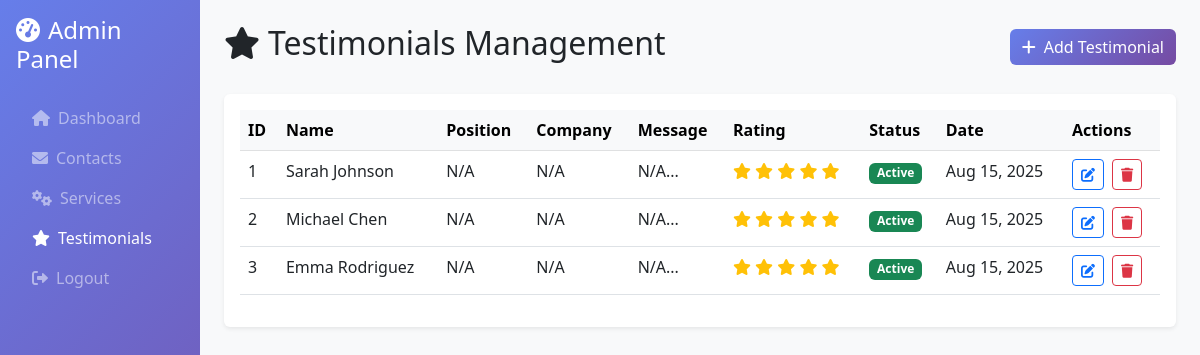
Page /testimonials.php (signed in) on the committed database.
### tables this page shows
CREATE TABLE testimonials (
    id INT AUTO_INCREMENT PRIMARY KEY,
    client_name VARCHAR(200) NOT NULL,
    company VARCHAR(200),
    position VARCHAR(200),
    testimonial TEXT NOT NULL,
    rating INT DEFAULT 5,
    client_image VARCHAR(255),
    is_active BOOLEAN DEFAULT TRUE,
    display_order INT DEFAULT 0,
    created_at TIMESTAMP DEFAULT CURRENT_TIMESTAMP
);

### testimonials.php (the view, shortened to what this page needs)
<?php
$database = new Database();
$db = $database->getConnection();
$stmt = $db->prepare("SELECT * FROM testimonials ORDER BY created_at DESC");
$stmt->execute();
$testimonials = $stmt->fetchAll(PDO::FETCH_ASSOC);
?>
<!DOCTYPE html>
<html lang="en">
<head>
    <link href="https://cdn.jsdelivr.net/npm/bootstrap@5.3.0/dist/css/bootstrap.min.css" rel="stylesheet">
    <link href="https://cdnjs.cloudflare.com/ajax/libs/font-awesome/6.0.0/css/all.min.css" rel="stylesheet">
</head>
<body>
    <div class="container-fluid">
        <div class="row">
            <div class="col-md-2 sidebar p-0">
                <div class="p-3">
                    <h4 class="text-white mb-4">
                        <i class="fas fa-tachometer-alt me-2"></i>Admin Panel
                    </h4>
                    <nav class="nav flex-column">
                        <a class="nav-link text-white-50" href="dashboard.php">
                            <i class="fas fa-home me-2"></i>Dashboard
                        </a>
                        <a class="nav-link text-white-50" href="contacts.php">
                            <i class="fas fa-envelope me-2"></i>Contacts
                        </a>
                        <a class="nav-link text-white-50" href="services.php">
                            <i class="fas fa-cogs me-2"></i>Services
                        </a>
                        <a class="nav-link text-white active" href="testimonials.php">
                            <i class="fas fa-star me-2"></i>Testimonials
                        </a>
                        <a class="nav-link text-white-50" href="logout.php">
                            <i class="fas fa-sign-out-alt me-2"></i>Logout
                        </a>
                    </nav>
                </div>
            </div>
            <div class="col-md-10 main-content p-4">
                <div class="d-flex justify-content-between align-items-center mb-4">
                    <h2><i class="fas fa-star me-2"></i>Testimonials Management</h2>
                    <button class="btn btn-primary" onclick="showAddModal()">
                        <i class="fas fa-plus me-2"></i>Add Testimonial
                    </button>
                </div>
                <div class="card">
                    <div class="card-body">
                        <?php if (empty($testimonials)): ?>
                            <div class="text-center py-4">
                                <i class="fas fa-star fa-3x text-muted mb-3"></i>
                                <h5 class="text-muted">No testimonials found</h5>
                                <p class="text-muted">Click "Add Testimonial" to create your first testimonial.</p>
                            </div>
                        <?php else: ?>
                            <div class="table-responsive">
                                <table class="table table-hover">
                                    <thead class="table-light">
                                        <tr>
                                            <th>ID</th>
                                            <th>Name</th>
                                            <th>Position</th>
                                            <th>Company</th>
                                            <th>Message</th>
                                            <th>Rating</th>
                                            <th>Status</th>
                                            <th>Date</th>
                                            <th>Actions</th>
                                        </tr>
                                    </thead>
                                    <tbody>
                                        <?php foreach ($testimonials as $testimonial): ?>
                                            <tr>
                                                <td><?php echo isset($testimonial['id']) ? $testimonial['id'] : 'N/A'; ?></td>
                                                <td><?php echo htmlspecialchars($testimonial['client_name'] ?? 'N/A'); ?></td>
                                                <td><?php echo htmlspecialchars($testimonial['client_position'] ?? 'N/A'); ?></td>
                                                <td><?php echo htmlspecialchars($testimonial['client_company'] ?? 'N/A'); ?></td>
                                                <td><?php echo substr(htmlspecialchars($testimonial['testimonial_text'] ?? 'N/A'), 0, 50) . '...'; ?></td>
                                                <td>
                                                    <span class="rating-stars">
                                                        <?php
                                                        $rating = isset($testimonial['rating']) ? (int)$testimonial['rating'] : 0;
                                                        for ($i = 1; $i <= 5; $i++):
                                                        ?>
                                                            <i class="fas fa-star<?php echo $i <= $rating ? '' : '-o'; ?>"></i>
                                                        <?php endfor; ?>
                                                    </span>
                                                </td>
                                                <td>
                                                    <?php
                                                    $isActive = isset($testimonial['is_active']) ? $testimonial['is_active'] : 0;
                                                    $badgeClass = $isActive ? 'success' : 'secondary';
                                                    $statusText = $isActive ? 'Active' : 'Inactive';
                                                    ?>
                                                    <span class="badge bg-<?php echo $badgeClass; ?>">
                                                        <?php echo $statusText; ?>
                                                    </span>
                                                </td>
                                                <td>
                                                    <?php
                                                    if (isset($testimonial['created_at']) && $testimonial['created_at']) {
                                                        echo date('M j, Y', strtotime($testimonial['created_at']));
                                                    } else {
                                                        echo 'N/A';
                                                    }
                                                    ?>
                                                </td>
                                                <td>
                                                    <?php if (isset($testimonial['id'])): ?>
                                                        <a href="?edit=<?php echo $testimonial['id']; ?>" class="btn btn-sm btn-outline-primary me-1">
                                                            <i class="fas fa-edit"></i>
                                                        </a>
                                                        <button class="btn btn-sm btn-outline-danger" onclick="deleteTestimonial(<?php echo $testimonial['id']; ?>)">
                                                            <i class="fas fa-trash"></i>
                                                        </button>
                                                    <?php endif; ?>
                                                </td>
                                            </tr>
                                        <?php endforeach; ?>
                                    </tbody>
                                </table>
                            </div>
                        <?php endif; ?>
                    </div>
                </div>
            </div>
        </div>
    </div>
</body>
</html>

### testimonials.php (style rules this page uses)
.sidebar { min-height: 100vh; background: linear-gradient(135deg, #667eea 0%, #764ba2 100%); }
.main-content { background-color: #f8f9fa; min-height: 100vh; }
.card { border: none; box-shadow: 0 0.125rem 0.25rem rgba(0, 0, 0, 0.075); }
.btn-primary { background: linear-gradient(135deg, #667eea 0%, #764ba2 100%); border: none; }
.rating-stars { color: #ffc107; }

### rows in the picture
testimonials: id "1", client_name "Sarah Johnson", client_position "N/A", client_company "N/A", testimonial_text "N/A", rating 5 (drawn), is_active "Active", created_at "Aug 15, 2025"
testimonials: id "2", client_name "Michael Chen", client_position "N/A", client_company "N/A", testimonial_text "N/A", rating 5 (drawn), is_active "Active", created_at "Aug 15, 2025"
testimonials: id "3", client_name "Emma Rodriguez", client_position "N/A", client_company "N/A", testimonial_text "N/A", rating 5 (drawn), is_active "Active", created_at "Aug 15, 2025"
